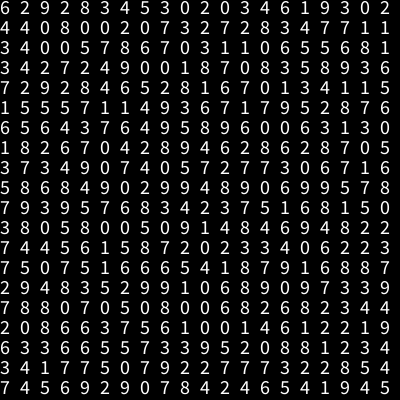
Frame 1 (no input)
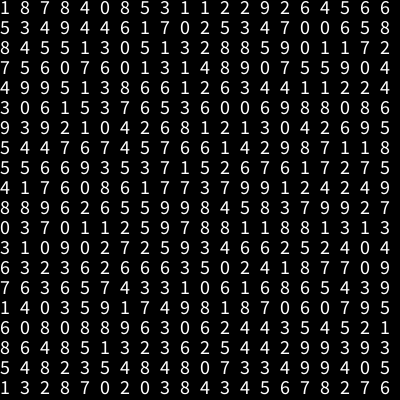
Frame 60 (the mouse pressed at the canvas centre just before this capture)
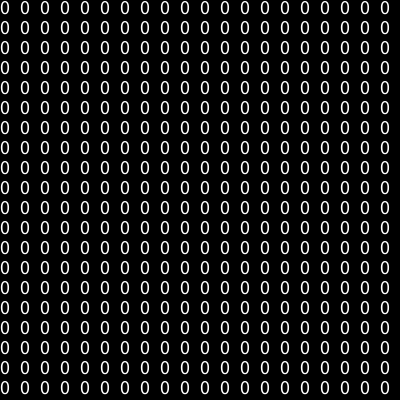
Frame 120 (the mouse held since frame 60 and released just before this capture)

The Processing sketch that drew these frames (run headless with seeded random() and noise(); from frame 60 on, the mouse is pressed at the canvas centre):

// Processing sketch: text_random_number
// ── text_random_number.pde
float tileCount = 20;

void setup() {
    size(400, 400);  
    textSize(20);
}
  
void draw() {
  background(0);  

  for (int gridY=0; gridY<tileCount; gridY++) {
    for (int gridX=0; gridX<tileCount; gridX++) {
      float posX = width/tileCount * gridX;
      float posY = height/tileCount * gridY;
      if (mousePressed) {
        text("0", posX, posY, width, height+50);                
      } else {
        String random = str( int(random(0,10)));
        text(random, posX, posY, width, height+50);          
      }
    }
  }  
}
